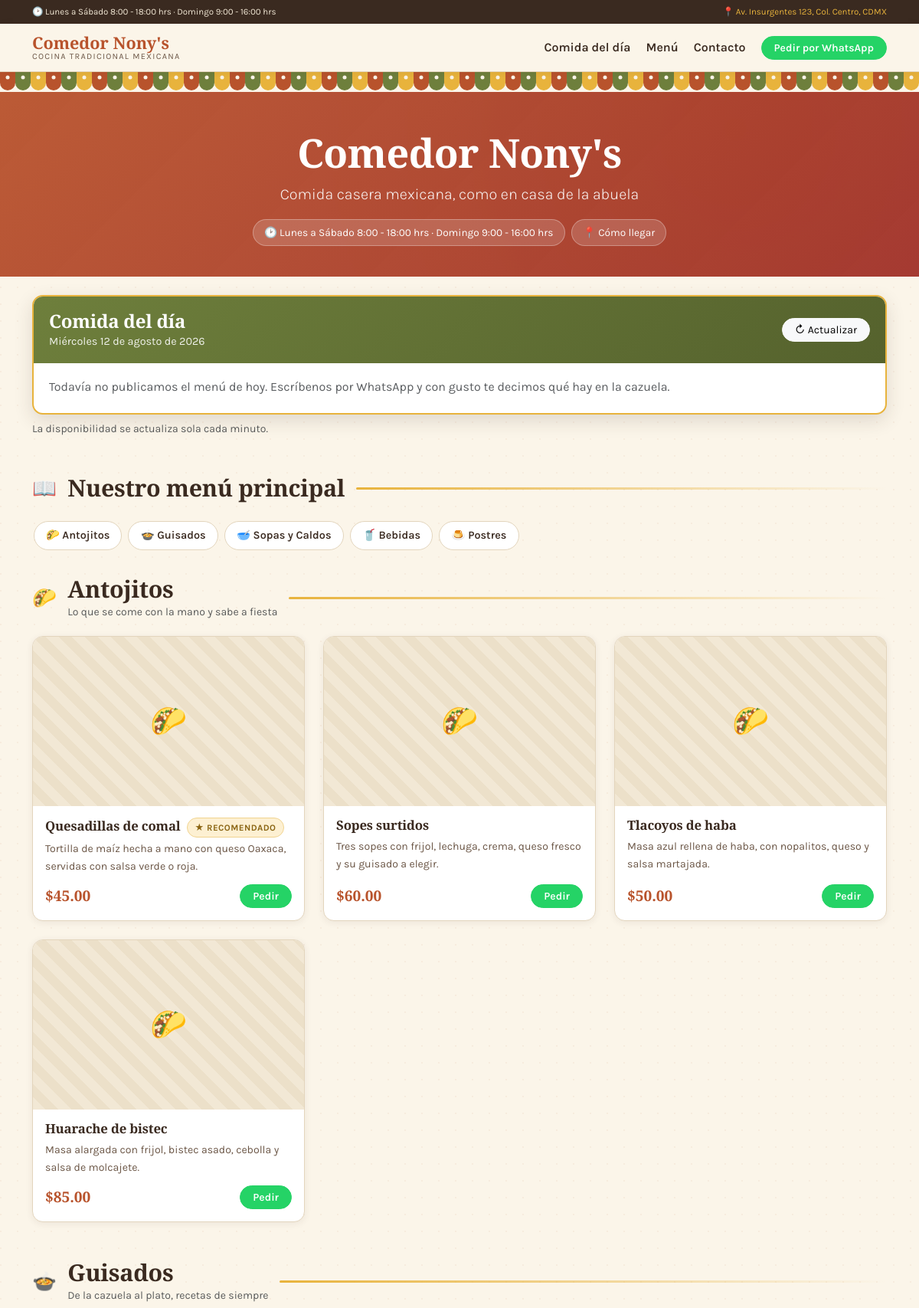
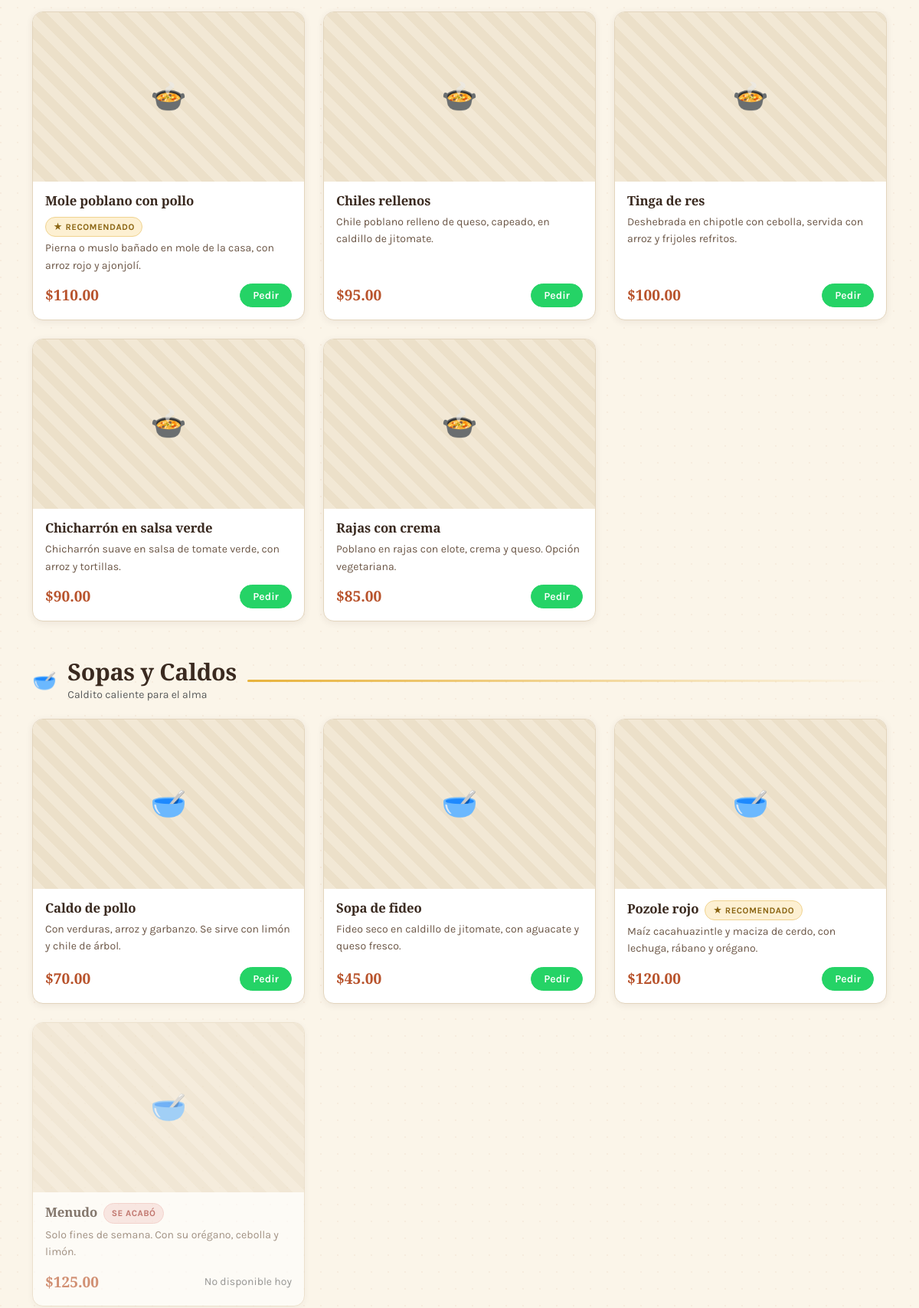
The page / (upper part) on the database its author committed (2 pictures, top to bottom).
### tables this page shows
CREATE TABLE categorias (
  id          INT AUTO_INCREMENT PRIMARY KEY,
  nombre      VARCHAR(80)  NOT NULL,
  descripcion VARCHAR(200) DEFAULT NULL,
  icono       VARCHAR(16)  DEFAULT NULL,
  orden       INT          NOT NULL DEFAULT 0,
  activa      TINYINT(1)   NOT NULL DEFAULT 1
);

CREATE TABLE platillos (
  id           INT AUTO_INCREMENT PRIMARY KEY,
  categoria_id INT          NOT NULL,
  nombre       VARCHAR(120) NOT NULL,
  descripcion  VARCHAR(400) DEFAULT NULL,
  precio       DECIMAL(8,2) NOT NULL DEFAULT 0,
  imagen       VARCHAR(255) DEFAULT NULL,
  foto_tipo    VARCHAR(40)  DEFAULT NULL,
  foto_datos   MEDIUMBLOB   DEFAULT NULL,
  foto_version INT          NOT NULL DEFAULT 0,
  disponible   TINYINT(1)   NOT NULL DEFAULT 1,
  destacado    TINYINT(1)   NOT NULL DEFAULT 0,
  orden        INT          NOT NULL DEFAULT 0,
  activo       TINYINT(1)   NOT NULL DEFAULT 1,
  creado_en    TIMESTAMP    NOT NULL DEFAULT CURRENT_TIMESTAMP,
  KEY idx_categoria (categoria_id),
  CONSTRAINT fk_platillo_categoria FOREIGN KEY (categoria_id)
    REFERENCES categorias(id) ON DELETE CASCADE
);

### includes/funciones.php (called while the page is built, shortened)
<?php
require_once RUTA_APP . '/config/db.php';
require_once RUTA_APP . '/modelos/configuracion.php';
require_once RUTA_APP . '/modelos/categorias.php';
require_once RUTA_APP . '/modelos/menu_dia.php';
function vista(string $_ruta, array $_datos = []): void
{
    extract($_datos, EXTR_SKIP);
    require RUTA_APP . '/vistas/' . $_ruta . '.php';
}
function e(?string $texto): string
{
    return htmlspecialchars((string) $texto, ENT_QUOTES, 'UTF-8');
}
function precio(float $monto): string
{
    return '$' . number_format($monto, 2);
}
function fecha_larga(string $fecha): string
{
    $dias  = ['Domingo', 'Lunes', 'Martes', 'Miércoles', 'Jueves', 'Viernes', 'Sábado'];
    $meses = ['enero', 'febrero', 'marzo', 'abril', 'mayo', 'junio', 'julio',
              'agosto', 'septiembre', 'octubre', 'noviembre', 'diciembre'];
    $t = strtotime($fecha);
    return sprintf(
        '%s %d de %s de %d',
        $dias[(int) date('w', $t)],
        (int) date('j', $t),
        $meses[(int) date('n', $t) - 1],
        (int) date('Y', $t)
    );
}
function url_foto(array $platillo, string $base = ''): string
{
    $imagen = trim((string) ($platillo['imagen'] ?? ''));
    if ($imagen === '') {
        return '';
    }
    return strpos($imagen, 'http') === 0 ? $imagen : $base . $imagen;
}
function enlace_whatsapp(string $mensaje): string
{
    $numero = preg_replace('/\D/', '', (string) config('whatsapp'));
    return 'https://wa.me/' . $numero . '?text=' . rawurlencode($mensaje);
}

### index.php (called while the page is built)
<?php
require_once __DIR__ . '/controladores/publico.php';
vista('publico/inicio', pagina_inicio());

### config/db.php (called while the page is built, shortened)
<?php
function config_bd(): array
{
    return [
        'host'    => getenv('DB_HOST')    ?: '127.0.0.1',
        'usuario' => getenv('DB_USUARIO') ?: 'root',
        'clave'   => getenv('DB_CLAVE')   ?: '',
        'nombre'  => getenv('DB_NOMBRE')  ?: 'comedor_nonys',
        'puerto'  => (int) (getenv('DB_PUERTO') ?: 3306),
        'ssl'     => getenv('DB_SSL') === '1',
        'zona'    => getenv('TZ_MYSQL') ?: '-06:00',
    ];
}
function db(): mysqli
{
    static $conexion = null;
    if ($conexion !== null) {
        return $conexion;
    }
    $cfg      = config_bd();
    $conexion = mysqli_init();
    $conexion->real_connect(
        $cfg['host'],
        $cfg['usuario'],
        $cfg['clave'],
        $cfg['nombre'],
        $cfg['puerto'],
        null,
        $cfg['ssl'] ? MYSQLI_CLIENT_SSL : 0
    );
    $conexion->set_charset('utf8mb4');
    $conexion->query("SET time_zone = '" . $conexion->real_escape_string($cfg['zona']) . "'");
    return $conexion;
}
function preparar(string $sql, array $params, string $tipos): mysqli_stmt
{
    $stmt = db()->prepare($sql);
    if ($params) {
        $stmt->bind_param($tipos ?: str_repeat('s', count($params)), ...$params);
    }
    $stmt->execute();
    return $stmt;
}
function consultar(string $sql, array $params = [], string $tipos = ''): array
{
    $stmt  = preparar($sql, $params, $tipos);
    $filas = $stmt->get_result()->fetch_all(MYSQLI_ASSOC);
    return $filas;
}

### modelos/configuracion.php (called while the page is built, shortened)
<?php
require_once __DIR__ . '/../config/db.php';
function configuracion(bool $recargar = false): array
{
    static $valores = null;
    if ($valores === null || $recargar) {
        $valores = [];
        foreach (consultar('SELECT clave, valor FROM configuracion') as $fila) {
            $valores[$fila['clave']] = (string) $fila['valor'];
        }
    }
    return $valores;
}
function config(?string $clave = null)
{
    $valores = configuracion();
    return $valores[$clave] ?? '';
}

### controladores/publico.php (called while the page is built, shortened)
<?php
require_once __DIR__ . '/../includes/funciones.php';
function pagina_inicio(): array
{
    $hoy = date('Y-m-d');
    return [
        'titulo'     => config('nombre_negocio') . ' — Menú y comida del día',
        'hoy'        => $hoy,
        'items'      => menu_del_dia($hoy),
        'categorias' => categorias_con_platillos(),
    ];
}

### modelos/categorias.php (called while the page is built, shortened)
<?php
require_once __DIR__ . '/../config/db.php';
function categorias_activas(): array
{
    return consultar('SELECT * FROM categorias WHERE activa = 1 ORDER BY orden, nombre');
}
function categorias_con_platillos(): array
{
    $categorias = categorias_activas();
    $platillos = consultar(
        'SELECT ' . columnas_platillo() . ' FROM platillos WHERE activo = 1 ORDER BY orden, nombre'
    );
    return $categorias;
}

### vistas/publico/parciales/menu_general.php (the view, shortened to what this page needs)
<div class="titulo-seccion">
  <span class="icono">📖</span>
  <h2>Nuestro menú principal</h2>
</div>
<nav class="chips-categorias mb-4" aria-label="Categorías del menú">
  <?php foreach ($categorias as $categoria): ?>
    <a class="chip" href="#cat-<?= (int) $categoria['id'] ?>">
      <?= e($categoria['icono']) ?> <?= e($categoria['nombre']) ?>
    </a>
  <?php endforeach; ?>
</nav>
<?php foreach ($categorias as $categoria): ?>
  <div class="mb-5" id="cat-<?= (int) $categoria['id'] ?>">
    <div class="titulo-seccion">
      <span class="icono"><?= e($categoria['icono']) ?></span>
      <div>
        <h2><?= e($categoria['nombre']) ?></h2>
        <?php if ($categoria['descripcion']): ?>
          <p class="small text-muted mb-0"><?= e($categoria['descripcion']) ?></p>
        <?php endif; ?>
      </div>
    </div>
    <?php if (!$categoria['platillos']): ?>
      <p class="text-muted">Pronto agregaremos platillos a esta sección.</p>
    <?php else: ?>
      <div class="row g-3 g-md-4">
        <?php foreach ($categoria['platillos'] as $platillo):
          $agotado = !$platillo['disponible'];
          $foto    = url_foto($platillo);
          $mensaje = sprintf(
              '¡Hola %s! Quiero pedir: %s (%s).',
              config('nombre_negocio'),
              $platillo['nombre'],
              precio((float) $platillo['precio'])
          );
        ?>
          <div class="col-12 col-sm-6 col-lg-4">
            <article class="tarjeta-platillo <?= $agotado ? 'tarjeta-platillo--agotado' : '' ?>">
              <?php if ($foto): ?>
                <img class="tarjeta-platillo__foto" src="<?= e($foto) ?>"
                     alt="<?= e($platillo['nombre']) ?>" loading="lazy">
              <?php else: ?>
                <div class="tarjeta-platillo__marco" aria-hidden="true"><?= e($categoria['icono']) ?></div>
              <?php endif; ?>
              <div class="tarjeta-platillo__cuerpo">
                <div class="d-flex flex-wrap align-items-center gap-2 mb-1">
                  <h3 class="tarjeta-platillo__nombre"><?= e($platillo['nombre']) ?></h3>
                  <?php if ($platillo['destacado'] && !$agotado): ?>
                    <span class="etiqueta etiqueta--destacado">★ Recomendado</span>
                  <?php endif; ?>
                  <?php if ($agotado): ?>
                    <span class="etiqueta etiqueta--agotado">Se acabó</span>
                  <?php endif; ?>
                </div>
                <?php if ($platillo['descripcion']): ?>
                  <p class="tarjeta-platillo__desc"><?= e($platillo['descripcion']) ?></p>
                <?php endif; ?>
                <div class="tarjeta-platillo__pie">
                  <span class="precio"><?= precio((float) $platillo['precio']) ?></span>
                  <?php if ($agotado): ?>
                    <span class="small text-muted">No disponible hoy</span>
                  <?php else: ?>
                    <a class="btn btn-wa btn-sm px-3" target="_blank" rel="noopener"
                       href="<?= e(enlace_whatsapp($mensaje)) ?>">Pedir</a>
                  <?php endif; ?>
                </div>
              </div>
            </article>
          </div>
        <?php endforeach; ?>
      </div>
    <?php endif; ?>
  </div>
<?php endforeach; ?>

### vistas/publico/encabezado.php (shortened to what this page needs)
<!DOCTYPE html>
<html lang="es-MX">
<head>
<link href="https://cdn.jsdelivr.net/npm/bootstrap@5.3.3/dist/css/bootstrap.min.css" rel="stylesheet">
<link href="assets/css/estilos.css" rel="stylesheet">
</head>
<body>
<div class="barra-superior">
  <div class="container d-flex flex-wrap justify-content-center justify-content-md-between gap-2 small">
    <span>🕑 <?= e(config('horario')) ?></span>
    <span class="d-none d-md-inline">
      📍 <a href="<?= e(config('maps_url')) ?>" target="_blank" rel="noopener"><?= e(config('direccion')) ?></a>
    </span>
  </div>
</div>
<nav class="navbar navbar-expand-md navbar-nonys sticky-top">
  <div class="container">
    <a class="navbar-brand" href="index.php">
      <?= e(config('nombre_negocio')) ?>
      <small>Cocina tradicional mexicana</small>
    </a>
    <div class="collapse navbar-collapse" id="navPrincipal">
      <ul class="navbar-nav ms-auto align-items-md-center gap-1">
        <li class="nav-item"><a class="nav-link" href="#comida-del-dia">Comida del día</a></li>
        <li class="nav-item"><a class="nav-link" href="#menu">Menú</a></li>
        <li class="nav-item"><a class="nav-link" href="#contacto">Contacto</a></li>
        <li class="nav-item ms-md-2">
          <a class="btn btn-wa btn-sm px-3" href="<?= e(enlace_whatsapp('¡Hola! Quiero hacer un pedido.')) ?>" target="_blank" rel="noopener">
            Pedir por WhatsApp
          </a>
        </li>
      </ul>
    </div>
  </div>
</nav>
<div class="papel-picado"></div>

### vistas/publico/inicio.php (shortened to what this page needs)
<?php
vista('publico/encabezado', ['titulo' => $titulo]);
?>
<header class="portada">
  <div class="container">
    <h1><?= e(config('nombre_negocio')) ?></h1>
    <p class="lead mb-3"><?= e(config('lema')) ?></p>
    <div class="d-flex flex-wrap justify-content-center gap-2">
      <span class="pastilla-info">🕑 <?= e(config('horario')) ?></span>
      <a class="pastilla-info" href="<?= e(config('maps_url')) ?>" target="_blank" rel="noopener">
        📍 Cómo llegar
      </a>
    </div>
  </div>
</header>
<main class="container py-4">
  <section id="comida-del-dia" class="mb-5">
    <div class="bloque-dia" data-menu-dia>
      <div class="bloque-dia__cabecera d-flex flex-wrap justify-content-between align-items-center gap-2">
        <div>
          <h2>Comida del día</h2>
          <div class="bloque-dia__fecha" data-menu-dia-fecha><?= e(fecha_larga($hoy)) ?></div>
        </div>
        <button type="button" class="btn btn-light btn-sm rounded-pill px-3" data-menu-dia-refrescar>
          ↻ Actualizar
        </button>
      </div>
      <div class="bloque-dia__cuerpo" data-menu-dia-lista>
        <?php vista('publico/parciales/menu_dia', ['items' => $items]); ?>
      </div>
    </div>
    <p class="small text-muted mt-2 mb-0" data-menu-dia-sello>
      La disponibilidad se actualiza sola cada minuto.
    </p>
  </section>
  <section id="menu">
    <?php vista('publico/parciales/menu_general', ['categorias' => $categorias]); ?>
  </section>
</main>
<?php vista('publico/pie'); ?>

### vistas/publico/parciales/menu_dia.php (shortened to what this page needs)
<?php
if (!$items) {
    echo '<p class="text-muted mb-0">Todavía no publicamos el menú de hoy. '
       . 'Escríbenos por WhatsApp y con gusto te decimos qué hay en la cazuela.</p>';
    return;
}
?>

### vistas/publico/pie.php (shortened to what this page needs)
</body>
</html>

### rows shown on the page
categorias: icono "🌮", nombre "Antojitos", descripcion "Lo que se come con la mano y sabe a fiesta"
categorias: icono "🍲", nombre "Guisados", descripcion "De la cazuela al plato, recetas de siempre"
categorias: icono "🥣", nombre "Sopas y Caldos", descripcion "Caldito caliente para el alma"
categorias: icono "🥤", nombre "Bebidas"
categorias: icono "🍮", nombre "Postres"
platillos: categoria.icono "🌮", nombre "Quesadillas de comal", destacado "★ RECOMENDADO", descripcion "Tortilla de maíz hecha a mano con queso Oaxaca, servidas con salsa verde o roja.", precio "$45.00"
platillos: categoria.icono "🌮", nombre "Sopes surtidos", descripcion "Tres sopes con frijol, lechuga, crema, queso fresco y su guisado a elegir.", precio "$60.00"
platillos: categoria.icono "🌮", nombre "Tlacoyos de haba", descripcion "Masa azul rellena de haba, con nopalitos, queso y salsa martajada.", precio "$50.00"
platillos: categoria.icono "🌮", nombre "Huarache de bistec", descripcion "Masa alargada con frijol, bistec asado, cebolla y salsa de molcajete.", precio "$85.00"
platillos: categoria.icono "🍲", nombre "Mole poblano con pollo", destacado "★ RECOMENDADO", descripcion "Pierna o muslo bañado en mole de la casa, con arroz rojo y ajonjolí.", precio "$110.00"
platillos: categoria.icono "🍲", nombre "Chiles rellenos", descripcion "Chile poblano relleno de queso, capeado, en caldillo de jitomate.", precio "$95.00"
platillos: categoria.icono "🍲", nombre "Tinga de res", descripcion "Deshebrada en chipotle con cebolla, servida con arroz y frijoles refritos.", precio "$100.00"
platillos: categoria.icono "🍲", nombre "Chicharrón en salsa verde", descripcion "Chicharrón suave en salsa de tomate verde, con arroz y tortillas.", precio "$90.00"
platillos: categoria.icono "🍲", nombre "Rajas con crema", descripcion "Poblano en rajas con elote, crema y queso. Opción vegetariana.", precio "$85.00"
platillos: categoria.icono "🥣", nombre "Caldo de pollo", descripcion "Con verduras, arroz y garbanzo. Se sirve con limón y chile de árbol.", precio "$70.00"
platillos: categoria.icono "🥣", nombre "Sopa de fideo", descripcion "Fideo seco en caldillo de jitomate, con aguacate y queso fresco.", precio "$45.00"
platillos: categoria.icono "🥣", nombre "Pozole rojo", destacado "★ RECOMENDADO", descripcion "Maíz cacahuazintle y maciza de cerdo, con lechuga, rábano y orégano.", precio "$120.00"
platillos: categoria.icono "🥣", nombre "Menudo", disponible "SE ACABÓ", descripcion "Solo fines de semana. Con su orégano, cebolla y limón.", precio "$125.00"

### other values the page prints
config('horario') "Lunes a Sábado 8:00 - 18:00 hrs · Domingo 9:00 - 16:00 hrs"
config('direccion') "Av. Insurgentes 123, Col. Centro, CDMX"
config('nombre_negocio') "Comedor Nony's"
config('lema') "Comida casera mexicana, como en casa de la abuela"
fecha_larga($hoy) "Miércoles 12 de agosto de 2026"
